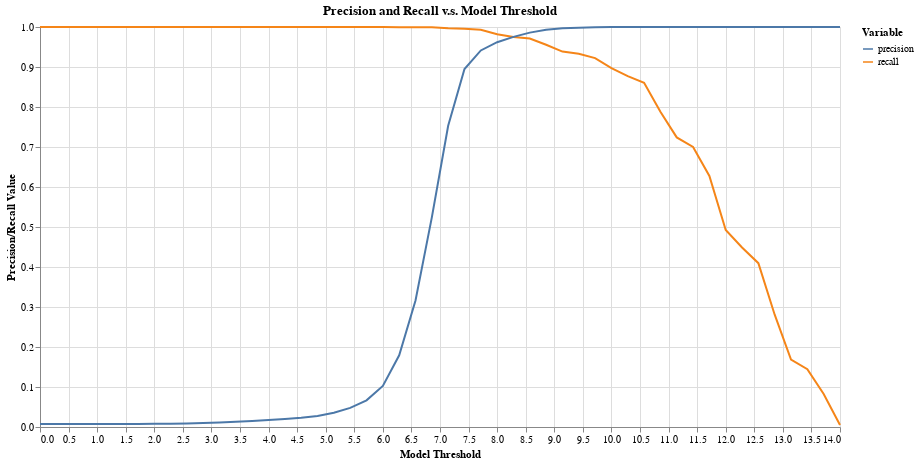

The notebook cell saved with this chart:
### Code cell
model_legend_select = alt.selection_multi(fields=["variable"], bind="legend")

alt.Chart(
    df_eval[["threshold", "recall", "precision"]].melt(id_vars=["threshold"]),
    title="Precision and Recall v.s. Model Threshold"
).mark_line().encode(
    alt.X("threshold:Q", axis=alt.Axis(title="Model Threshold")),
    alt.Y(
        "value:Q",
        scale=alt.Scale(domain=(0, 1)),
        axis=alt.Axis(title="Precision/Recall Value"),
    ),
    alt.Color(
        "variable:N", legend=alt.Legend(title="Variable")
    ),
    tooltip=alt.Tooltip(["variable", "threshold", "value"]),
).add_selection(
    model_legend_select
).properties(height=400, width=800)

### Figure 1 — Vega-Lite specification as saved in the notebook (floating-point values rounded to 4 significant figures)
{"config": {"view": {"continuousWidth": 400, "continuousHeight": 300}}, "data": {"name": "data-564be82d3c15375b53e04059f627a4a6"}, "mark": "line", "encoding": {"color": {"type": "nominal", "field": "variable", "legend": {"title": "Variable"}}, "tooltip": [{"type": "nominal", "field": "variable"}, {"type": "quantitative", "field": "threshold"}, {"type": "quantitative", "field": "value"}], "x": {"type": "quantitative", "axis": {"title": "Model Threshold"}, "field": "threshold"}, "y": {"type": "quantitative", "axis": {"title": "Precision/Recall Value"}, "field": "value", "scale": {"domain": [0, 1]}}}, "height": 400, "selection": {"selector003": {"type": "multi", "fields": ["variable"], "bind": "legend"}}, "title": "Precision and Recall v.s. Model Threshold", "width": 800, "$schema": "https://vega.github.io/schema/vega-lite/v4.8.1.json", "datasets": {"data-564be82d3c15375b53e04059f627a4a6": [{"threshold": 0.0, "variable": "recall", "value": 1.0}, {"threshold": 0.2857, "variable": "recall", "value": 1.0}, {"threshold": 0.5714, "variable": "recall", "value": 1.0}, {"threshold": 0.8571, "variable": "recall", "value": 1.0}, {"threshold": 1.143, "variable": "recall", "value": 1.0}, {"threshold": 1.429, "variable": "recall", "value": 1.0}, {"threshold": 1.714, "variable": "recall", "value": 1.0}, {"threshold": 2.0, "variable": "recall", "value": 1.0}, {"threshold": 2.286, "variable": "recall", "value": 1.0}, {"threshold": 2.571, "variable": "recall", "value": 1.0}, {"threshold": 2.857, "variable": "recall", "value": 1.0}, {"threshold": 3.143, "variable": "recall", "value": 1.0}, {"threshold": 3.429, "variable": "recall", "value": 1.0}, {"threshold": 3.714, "variable": "recall", "value": 1.0}, {"threshold": 4.0, "variable": "recall", "value": 1.0}, {"threshold": 4.286, "variable": "recall", "value": 1.0}, {"threshold": 4.571, "variable": "recall", "value": 1.0}, {"threshold": 4.857, "variable": "recall", "value": 1.0}, {"threshold": 5.143, "variable": "recall", "value": 1.0}, {"threshold": 5.429, "variable": "recall", "value": 1.0}, {"threshold": 5.714, "variable": "recall", "value": 1.0}, {"threshold": 6.0, "variable": "recall", "value": 0.9998}, {"threshold": 6.286, "variable": "recall", "value": 0.9996}, {"threshold": 6.571, "variable": "recall", "value": 0.9996}, {"threshold": 6.857, "variable": "recall", "value": 0.9994}, {"threshold": 7.143, "variable": "recall", "value": 0.997}, {"threshold": 7.429, "variable": "recall", "value": 0.9956}, {"threshold": 7.714, "variable": "recall", "value": 0.993}, {"threshold": 8.0, "variable": "recall", "value": 0.9818}, {"threshold": 8.286, "variable": "recall", "value": 0.975}, {"threshold": 8.571, "variable": "recall", "value": 0.9712}, {"threshold": 8.857, "variable": "recall", "value": 0.9556}, {"threshold": 9.143, "variable": "recall", "value": 0.9386}, {"threshold": 9.429, "variable": "recall", "value": 0.9332}, {"threshold": 9.714, "variable": "recall", "value": 0.9222}, {"threshold": 10.0, "variable": "recall", "value": 0.897}, {"threshold": 10.29, "variable": "recall", "value": 0.877}, {"threshold": 10.57, "variable": "recall", "value": 0.8604}, {"threshold": 10.86, "variable": "recall", "value": 0.7882}, {"threshold": 11.14, "variable": "recall", "value": 0.724}, {"threshold": 11.43, "variable": "recall", "value": 0.7002}, {"threshold": 11.71, "variable": "recall", "value": 0.6276}, {"threshold": 12.0, "variable": "recall", "value": 0.4924}, {"threshold": 12.29, "variable": "recall", "value": 0.4488}, {"threshold": 12.57, "variable": "recall", "value": 0.4096}, {"threshold": 12.86, "variable": "recall", "value": 0.2808}, {"threshold": 13.14, "variable": "recall", "value": 0.1686}, {"threshold": 13.43, "variable": "recall", "value": 0.1446}, {"threshold": 13.71, "variable": "recall", "value": 0.0826}, {"threshold": 14.0, "variable": "recall", "value": 0.0052}, {"threshold": 0.0, "variable": "precision", "value": 0.00765}, {"threshold": 0.2857, "variable": "precision", "value": 0.00765}, {"threshold": 0.5714, "variable": "precision", "value": 0.00765}, {"threshold": 0.8571, "variable": "precision", "value": 0.00765}, {"threshold": 1.143, "variable": "precision", "value": 0.007652}, {"threshold": 1.429, "variable": "precision", "value": 0.007671}, {"threshold": 1.714, "variable": "precision", "value": 0.00774}, {"threshold": 2.0, "variable": "precision", "value": 0.00794}, {"threshold": 2.286, "variable": "precision", "value": 0.008357}, {"threshold": 2.571, "variable": "precision", "value": 0.009058}, {"threshold": 2.857, "variable": "precision", "value": 0.01007}, {"threshold": 3.143, "variable": "precision", "value": 0.01135}, {"threshold": 3.429, "variable": "precision", "value": 0.01298}, {"threshold": 3.714, "variable": "precision", "value": 0.01508}, {"threshold": 4.0, "variable": "precision", "value": 0.01747}, {"threshold": 4.286, "variable": "precision", "value": 0.02001}, {"threshold": 4.571, "variable": "precision", "value": 0.02312}, {"threshold": 4.857, "variable": "precision", "value": 0.02769}, {"threshold": 5.143, "variable": "precision", "value": 0.03554}, {"threshold": 5.429, "variable": "precision", "value": 0.04789}, {"threshold": 5.714, "variable": "precision", "value": 0.06663}, {"threshold": 6.0, "variable": "precision", "value": 0.1027}, {"threshold": 6.286, "variable": "precision", "value": 0.1793}, {"threshold": 6.571, "variable": "precision", "value": 0.3162}, {"threshold": 6.857, "variable": "precision", "value": 0.524}, {"threshold": 7.143, "variable": "precision", "value": 0.7529}, {"threshold": 7.429, "variable": "precision", "value": 0.895}, {"threshold": 7.714, "variable": "precision", "value": 0.9414}, {"threshold": 8.0, "variable": "precision", "value": 0.962}, {"threshold": 8.286, "variable": "precision", "value": 0.9754}, {"threshold": 8.571, "variable": "precision", "value": 0.986}, {"threshold": 8.857, "variable": "precision", "value": 0.9929}, {"threshold": 9.143, "variable": "precision", "value": 0.9968}, {"threshold": 9.429, "variable": "precision", "value": 0.9983}, {"threshold": 9.714, "variable": "precision", "value": 0.9996}, {"threshold": 10.0, "variable": "precision", "value": 1.0}, {"threshold": 10.29, "variable": "precision", "value": 1.0}, {"threshold": 10.57, "variable": "precision", "value": 1.0}, {"threshold": 10.86, "variable": "precision", "value": 1.0}, {"threshold": 11.14, "variable": "precision", "value": 1.0}, {"threshold": 11.43, "variable": "precision", "value": 1.0}, {"threshold": 11.71, "variable": "precision", "value": 1.0}, {"threshold": 12.0, "variable": "precision", "value": 1.0}, {"threshold": 12.29, "variable": "precision", "value": 1.0}, {"threshold": 12.57, "variable": "precision", "value": 1.0}, {"threshold": 12.86, "variable": "precision", "value": 1.0}, {"threshold": 13.14, "variable": "precision", "value": 1.0}, {"threshold": 13.43, "variable": "precision", "value": 1.0}, {"threshold": 13.71, "variable": "precision", "value": 1.0}, {"threshold": 14.0, "variable": "precision", "value": 1.0}]}}
